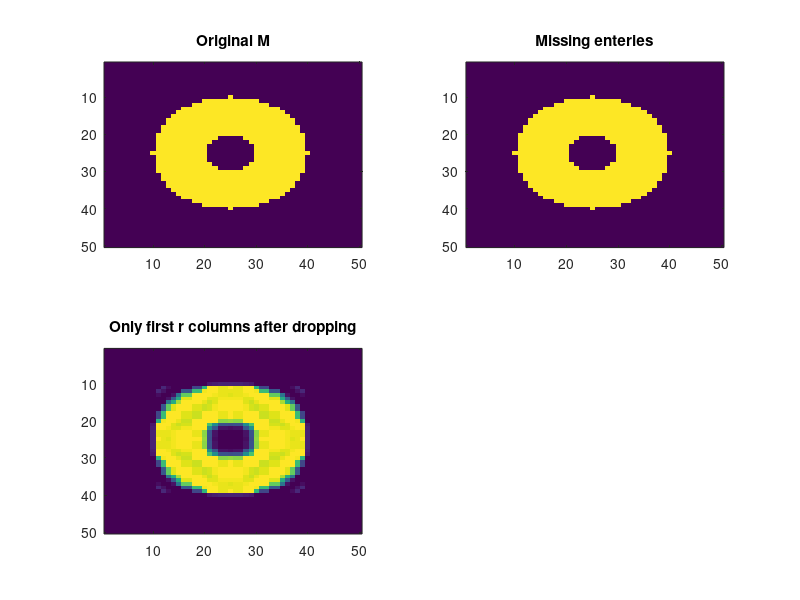

Write MATLAB code to recreate this figure. (Note: this script raises an error after producing the figure.)
% to check the curve for circle (rank dont matter, take it enough). 

clear all
clc
close all
tic

% Control variables
r=4;           % rank approximation (or latent features)
l_lim=2000;     % Missing enteries limit (starting from 1) for the loop 
lrate=0.002;    % learning rate
mc_itr = 13000;  % Monti carlo iterations
fro_th=0.05	% Frobinius norm threshold

 %To construct image
imageSizeX = 50;
imageSizeY = 50;
[columnsInImage rowsInImage] = meshgrid(1:imageSizeX, 1:imageSizeY);
 %Next create the circle in the image.
centerX = 25;
centerY = 25;
radius = 15;
width = 10;
M = 64.*( (rowsInImage - centerY).^2 + (columnsInImage - centerX).^2 <= radius.^2 & (rowsInImage - centerY).^2 + (columnsInImage - centerX).^2 >=(radius-width).^2);

subplot(2,2,1)
image (M)
title('Original M')


% To construct rectangle
%a = 64 *  ones (9,1)
%b = [64 64 64 0 0 0 64 64 64]
%b = b'
%c = [64 64 64 0 64 0 64 64 64]
%c =c'
%M = [a a a b c c  b a a a]
%subplot(2,2,1)
%image(M)	% Plot the original matrix

% End of control variables


%SVD CALCULATION
[u s v] = svd(M);
M_svd = u*s*v';

v_tr = v';
if r<max(size(M))
    M_svd_dropped = u(:,1:r) * s(1:r,1:r) * v_tr(1:r,:);
else
    M_svd_dropped =M_svd;   % beacuse no rows/ columns r dropped
end
subplot(2,2,3)
image (M_svd_dropped)
title('Only first r columns after dropping')

%figure
a = size(M);

M_missing = M;
%M_missing(k)=32;

subplot(2,2,2)

image(M_missing)      % plot the missing matrix
title('Missing enteries')


%NEW WAY TO SELECT STARTING POINT
M_approx_missing =  4* rand(a)
[u_approx_missing v_approx_missing] = nnmf(M_approx_missing,r)
%[u_approx_missing v_approx_missing] = lu(M);

% Approximation matrix for the original matrix
%M_approx_missing = u_approx_missing * v_approx_missing;
subplot (2,2,4)
imagesc(M_approx_missing)
%pause


% Do iterations and make corrections
k=0; % will count number of iterations
FRO_NORM_DIFF_MISSING =999;	% Resets the var for new computations(999 > fro_th)
FRO_NORM_DIFF_MISSING_OLD= 999;
%while(FRO_NORM_DIFF_MISSING/FRO_NORM_DIFF_MISSING_OLD<0.999 || ~k || ~(k-1))
while(1)
    FRO_NORM_DIFF_MISSING_OLD = FRO_NORM_DIFF_MISSING;
    FRO_NORM_DIFF_MISSING = 0;	%resets the value
    for i = 1:a(1)
        for j = 1:a(2)
            if M_missing(i,j) ~= 32 % assume 32 are missing enteries
                % make corrections
                err = M_missing(i,j) - (u_approx_missing(i,:) * v_approx_missing(:,j));
                c = u_approx_missing(i,:); 
                u_approx_missing(i,:) = u_approx_missing(i,:) + (err*lrate).* v_approx_missing(:,j)';
                v_approx_missing(:,j) = v_approx_missing(:,j) + (err*lrate).* c';
                FRO_NORM_DIFF_MISSING = FRO_NORM_DIFF_MISSING + err*err;
            end
        end
    end
    %pause
    k=k+1; % this will calculate iterations

    M_approx_missing =u_approx_missing * v_approx_missing;
    %M_approx_missing=int8(M_approx_missing);
    %display (M_approx_missing-M)
    image (M_approx_missing);
    %title (['After ' int2str(k)  ' iterations'])

    display(FRO_NORM_DIFF_MISSING);
    display(FRO_NORM_DIFF_MISSING/FRO_NORM_DIFF_MISSING_OLD);
    RMSE_missing = sum(sum((M_approx_missing-M).^2  ))
    pause
end
%pause

% Store the results
display ('done')
RMSE_missing = sum(sum((M_approx_missing-M).^2  ))
RMSE_missing_SVD = sum(sum((M_svd_dropped-M).^2  ))

image(M_approx_missing)
toc